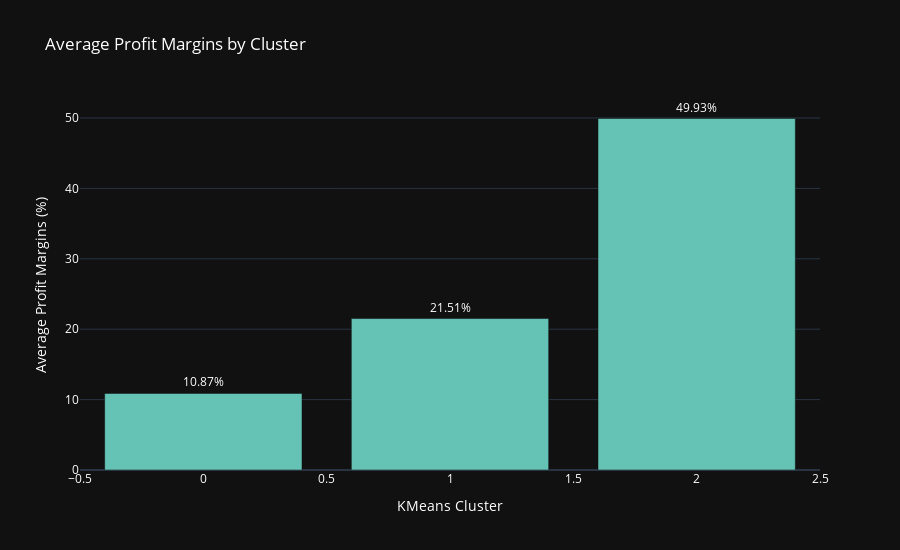

Source (notebook cell):
### Code cell
fig = go.Figure()
fig.add_trace(go.Bar(x=liquidity_reserves['kmeans_cluster'], y=liquidity_reserves['profit_margins']*100, name='Average Profit Margins', marker=dict(color='rgb(100, 195, 181)'), text=[f'{x:.2f}%' for x in (liquidity_reserves['profit_margins']*100)]))
fig.update_traces(textposition='outside')
fig.update_layout(title='Average Profit Margins by Cluster', xaxis_title='KMeans Cluster', yaxis_title='Average Profit Margins (%)', template='plotly_dark', font=dict(color='white'), height=550)
fig.show()

### Figure 1 — Plotly figure (JSON) as saved in the notebook; plotly's stock layout.template omitted (floating-point values rounded to 4 significant figures)
{"data": [{"marker": {"color": "rgb(100, 195, 181)"}, "name": "Average Profit Margins", "text": ["10.87%", "21.51%", "49.93%"], "textposition": "outside", "type": "bar", "x": [0, 1, 2], "y": [10.87, 21.51, 49.93]}], "layout": {"font": {"color": "white"}, "height": 550, "title": {"text": "Average Profit Margins by Cluster"}, "xaxis": {"title": {"text": "KMeans Cluster"}}, "yaxis": {"title": {"text": "Average Profit Margins (%)"}}}}
